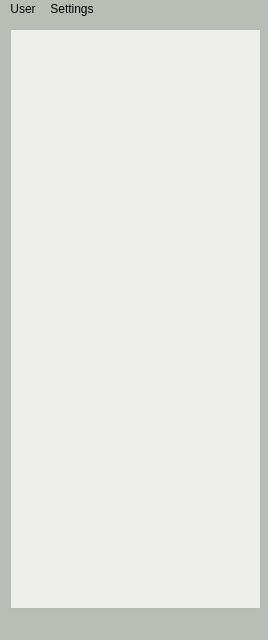
<?xml version="1.0" encoding="UTF-8"?>
<ui version="4.0">
 <class>QIPMSG</class>
 <widget class="QMainWindow" name="QIPMSG">
  <property name="geometry">
   <rect>
    <x>0</x>
    <y>0</y>
    <width>268</width>
    <height>640</height>
   </rect>
  </property>
  <property name="minimumSize">
   <size>
    <width>240</width>
    <height>640</height>
   </size>
  </property>
  <property name="maximumSize">
   <size>
    <width>300</width>
    <height>800</height>
   </size>
  </property>
  <property name="windowTitle">
   <string notr="true">QIPMSG</string>
  </property>
  <property name="styleSheet">
   <string notr="true">background-color: rgb(186, 189, 182);</string>
  </property>
  <widget class="QWidget" name="centralWidget">
   <widget class="QListWidget" name="listWidgetUserList">
    <property name="geometry">
     <rect>
      <x>10</x>
      <y>10</y>
      <width>251</width>
      <height>580</height>
     </rect>
    </property>
    <property name="minimumSize">
     <size>
      <width>220</width>
      <height>580</height>
     </size>
    </property>
    <property name="maximumSize">
     <size>
      <width>280</width>
      <height>740</height>
     </size>
    </property>
    <property name="styleSheet">
     <string notr="true">background-color: rgb(238, 238, 236);</string>
    </property>
   </widget>
   <widget class="QLabel" name="labelStatus">
    <property name="geometry">
     <rect>
      <x>10</x>
      <y>600</y>
      <width>211</width>
      <height>16</height>
     </rect>
    </property>
    <property name="text">
     <string/>
    </property>
   </widget>
  </widget>
  <widget class="QMenuBar" name="menuBar">
   <property name="geometry">
    <rect>
     <x>0</x>
     <y>0</y>
     <width>268</width>
     <height>20</height>
    </rect>
   </property>
   <widget class="QMenu" name="menuUser">
    <property name="title">
     <string>User</string>
    </property>
    <addaction name="actionRefresh"/>
   </widget>
   <widget class="QMenu" name="menuSettings">
    <property name="title">
     <string>Settings</string>
    </property>
    <widget class="QMenu" name="menuLanguage">
     <property name="title">
      <string>Language</string>
     </property>
     <addaction name="actionChinese"/>
     <addaction name="actionEnglish"/>
    </widget>
    <addaction name="actionConfigration"/>
    <addaction name="menuLanguage"/>
   </widget>
   <addaction name="menuUser"/>
   <addaction name="menuSettings"/>
  </widget>
  <action name="actionRefresh">
   <property name="text">
    <string>Refresh</string>
   </property>
  </action>
  <action name="actionDetail">
   <property name="text">
    <string>Detail</string>
   </property>
  </action>
  <action name="actionSearch">
   <property name="text">
    <string>Search</string>
   </property>
  </action>
  <action name="actionExit">
   <property name="text">
    <string>Exit</string>
   </property>
  </action>
  <action name="actionConfigration">
   <property name="text">
    <string>Configration</string>
   </property>
  </action>
  <action name="actionVersion">
   <property name="text">
    <string>Version</string>
   </property>
  </action>
  <action name="actionEmail">
   <property name="text">
    <string>Email</string>
   </property>
  </action>
  <action name="actionChinese">
   <property name="text">
    <string>Chinese</string>
   </property>
  </action>
  <action name="actionEnglish">
   <property name="text">
    <string>English</string>
   </property>
  </action>
 </widget>
 <layoutdefault spacing="6" margin="11"/>
 <resources/>
 <connections/>
</ui>
